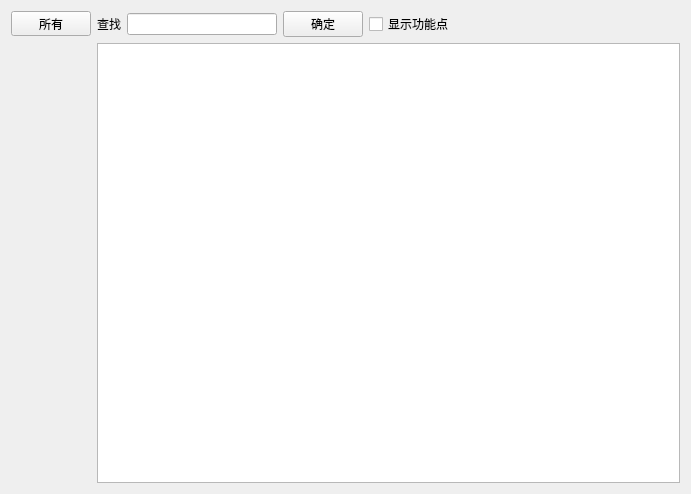
<?xml version="1.0" encoding="UTF-8"?>
<ui version="4.0">
 <class>ViewNoCommonPluginClass</class>
 <widget class="QWidget" name="ViewNoCommonPluginClass">
  <property name="geometry">
   <rect>
    <x>0</x>
    <y>0</y>
    <width>691</width>
    <height>494</height>
   </rect>
  </property>
  <property name="windowTitle">
   <string>功能插件</string>
  </property>
  <layout class="QGridLayout" name="gridLayoutMain">
   <item row="0" column="0" rowspan="2">
    <layout class="QGridLayout" name="gridLayout">
     <property name="horizontalSpacing">
      <number>0</number>
     </property>
     <item row="0" column="0">
      <widget class="QToolButton" name="toolButtonAll">
       <property name="minimumSize">
        <size>
         <width>80</width>
         <height>25</height>
        </size>
       </property>
       <property name="text">
        <string>所有</string>
       </property>
      </widget>
     </item>
     <item row="1" column="0">
      <spacer name="verticalSpacer">
       <property name="orientation">
        <enum>Qt::Vertical</enum>
       </property>
       <property name="sizeHint" stdset="0">
        <size>
         <width>20</width>
         <height>418</height>
        </size>
       </property>
      </spacer>
     </item>
    </layout>
   </item>
   <item row="0" column="1">
    <layout class="QHBoxLayout" name="horizontalLayout">
     <item>
      <widget class="QLabel" name="label">
       <property name="text">
        <string>查找</string>
       </property>
      </widget>
     </item>
     <item>
      <widget class="QLineEdit" name="editKeyword">
       <property name="sizePolicy">
        <sizepolicy hsizetype="Fixed" vsizetype="Fixed">
         <horstretch>0</horstretch>
         <verstretch>0</verstretch>
        </sizepolicy>
       </property>
       <property name="minimumSize">
        <size>
         <width>150</width>
         <height>0</height>
        </size>
       </property>
       <property name="maximumSize">
        <size>
         <width>150</width>
         <height>16777215</height>
        </size>
       </property>
      </widget>
     </item>
     <item>
      <widget class="QPushButton" name="btnQuery">
       <property name="text">
        <string>确定</string>
       </property>
      </widget>
     </item>
     <item>
      <widget class="QCheckBox" name="checkBoxShowFunPoint">
       <property name="text">
        <string>显示功能点</string>
       </property>
      </widget>
     </item>
     <item>
      <spacer name="horizontalSpacer">
       <property name="orientation">
        <enum>Qt::Horizontal</enum>
       </property>
       <property name="sizeHint" stdset="0">
        <size>
         <width>528</width>
         <height>20</height>
        </size>
       </property>
      </spacer>
     </item>
    </layout>
   </item>
   <item row="1" column="1">
    <widget class="QTreeView" name="treeView">
     <property name="styleSheet">
      <string notr="true">QTreeView::item{height:23px;}</string>
     </property>
    </widget>
   </item>
  </layout>
 </widget>
 <resources/>
 <connections/>
</ui>
